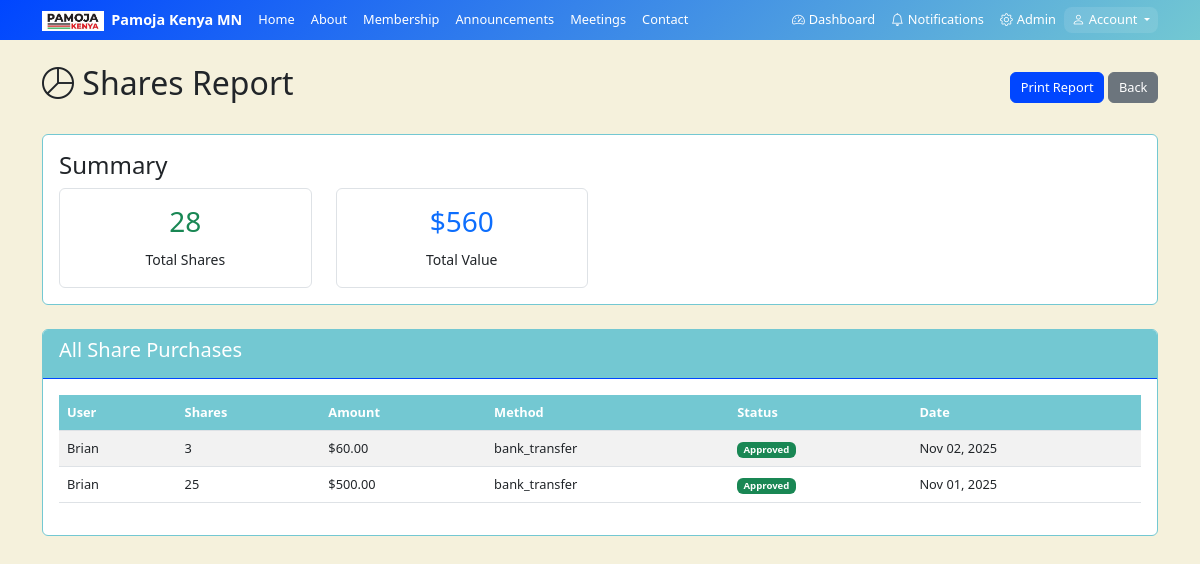
Before: /print-shares-report/ (signed in) with the older database file.
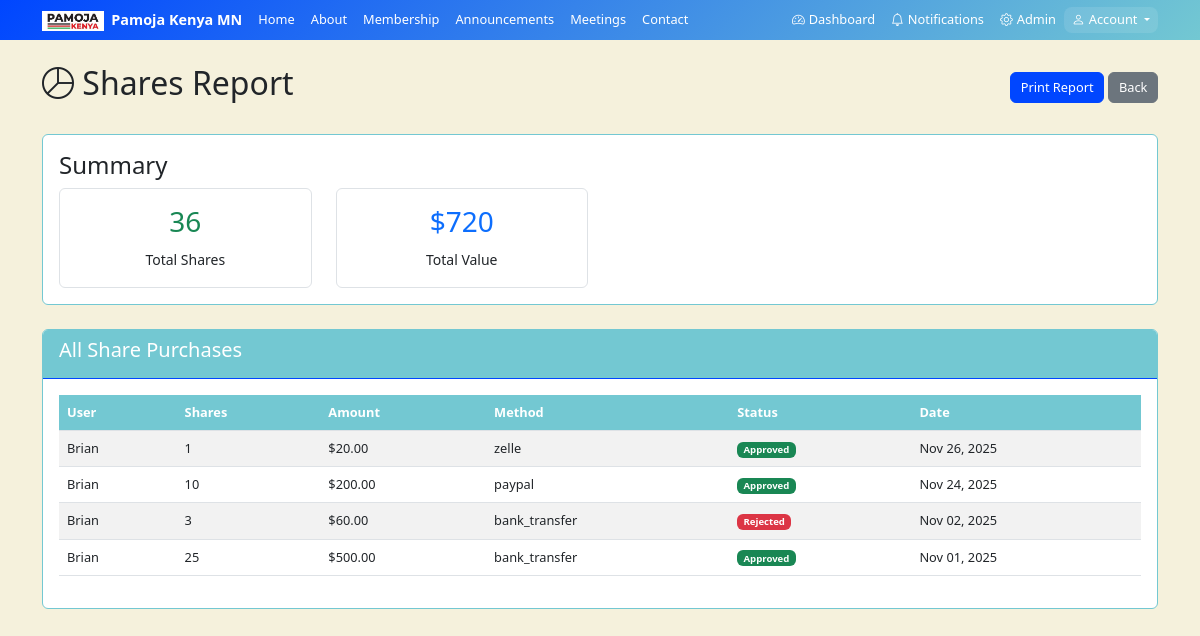
After: the same page with the newer database file.
### main/models.py (models this page shows, shortened)
class Share(models.Model):
    STATUS_CHOICES = [
        ('pending', 'Pending'),
        ('approved', 'Approved'),
        ('rejected', 'Rejected'),
    ]
    user = models.ForeignKey(User, on_delete=models.CASCADE)
    shares_purchased = models.IntegerField()
    amount = models.DecimalField(max_digits=10, decimal_places=2)
    payment_method = models.CharField(max_length=50)
    transaction_id = models.CharField(max_length=100, blank=True)
    notes = models.TextField(blank=True)
    payment_proof = models.FileField(upload_to='shares/')
    status = models.CharField(max_length=10, choices=STATUS_CHOICES, default='pending')
    admin_notes = models.TextField(blank=True)
    created_at = models.DateTimeField(auto_now_add=True)
    updated_at = models.DateTimeField(auto_now=True)

### main/views.py (the view)
# urls.py: path('print-shares-report/', views.print_shares_report, name='print_shares_report'),
@login_required
def print_shares_report(request):
    if not request.user.is_staff:
        return redirect('user_dashboard')
    shares = Share.objects.all().order_by('-created_at')
    total_shares = shares.filter(status='approved').aggregate(total=models.Sum('shares_purchased'))['total'] or 0
    total_value = total_shares * 20  # $20 per share
    context = {'shares': shares, 'total_shares': total_shares, 'total_value': total_value}
    return render(request, 'main/reports/shares_report.html', context)

### main/templates/main/reports/shares_report.html (shortened to what this page needs)
{% extends 'main/base.html' %}
{% block content %}
<div class="container mt-4">
    <div class="d-flex justify-content-between align-items-center mb-4">
        <h2><i class="bi bi-pie-chart"></i> Shares Report</h2>
        <div>
            <button onclick="window.print()" class="btn btn-primary">Print Report</button>
            <a href="{% url 'admin_dashboard' %}" class="btn btn-secondary">Back</a>
        </div>
    </div>
    <div class="card mb-4">
        <div class="card-body">
            <h4>Summary</h4>
            <div class="row">
                <div class="col-md-3">
                    <div class="text-center p-3 border rounded">
                        <h3 class="text-success">{{ total_shares }}</h3>
                        <small>Total Shares</small>
                    </div>
                </div>
                <div class="col-md-3">
                    <div class="text-center p-3 border rounded">
                        <h3 class="text-primary">${{ total_value }}</h3>
                        <small>Total Value</small>
                    </div>
                </div>
            </div>
        </div>
    </div>
    <div class="card">
        <div class="card-header">
            <h5>All Share Purchases</h5>
        </div>
        <div class="card-body">
            <div class="table-responsive">
                <table class="table table-striped">
                    <thead>
                        <tr>
                            <th>User</th>
                            <th>Shares</th>
                            <th>Amount</th>
                            <th>Method</th>
                            <th>Status</th>
                            <th>Date</th>
                        </tr>
                    </thead>
                    <tbody>
                        {% for share in shares %}
                        <tr>
                            <td>{{ share.user.username }}</td>
                            <td>{{ share.shares_purchased }}</td>
                            <td>${{ share.amount }}</td>
                            <td>{{ share.payment_method }}</td>
                            <td>
                                <span class="badge {% if share.status == 'approved' %}bg-success{% elif share.status == 'rejected' %}bg-danger{% else %}bg-warning{% endif %}">
                                    {{ share.get_status_display }}
                                </span>
                            </td>
                            <td>{{ share.created_at|date:"M d, Y" }}</td>
                        </tr>
                        {% endfor %}
                    </tbody>
                </table>
            </div>
        </div>
    </div>
</div>
{% endblock %}

Changed rows visible on the page:
added Share: user.username "Brian", shares_purchased "1", amount "20.00", payment_method "zelle", status "Approved", created_at "Nov 26, 2025"
added Share: user.username "Brian", shares_purchased "10", amount "200.00", payment_method "paypal", status "Approved", created_at "Nov 24, 2025"
changed Share: status "Approved" → "Rejected"
Other visible differences:
{{ total_shares }}: "28" → "36"
{{ total_value }}: "560" → "720"
